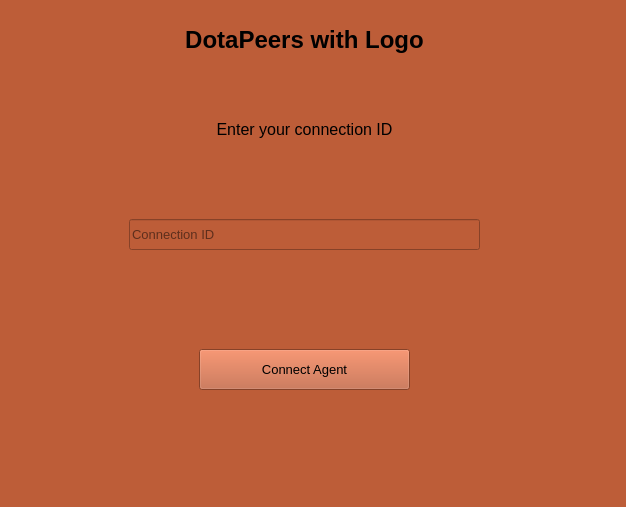
<?xml version="1.0" encoding="UTF-8"?>
<ui version="4.0">
 <class>mainWindow</class>
 <widget class="QMainWindow" name="mainWindow">
  <property name="geometry">
   <rect>
    <x>0</x>
    <y>0</y>
    <width>626</width>
    <height>507</height>
   </rect>
  </property>
  <property name="sizePolicy">
   <sizepolicy hsizetype="Maximum" vsizetype="Maximum">
    <horstretch>0</horstretch>
    <verstretch>0</verstretch>
   </sizepolicy>
  </property>
  <property name="windowTitle">
   <string>DotaPeers</string>
  </property>
  <property name="windowIcon">
   <iconset>
    <normaloff>../../dp-server/static/img/dotalogo.png</normaloff>../../dp-server/static/img/dotalogo.png</iconset>
  </property>
  <property name="styleSheet">
   <string notr="true">background-color: rgb(189, 93, 56);</string>
  </property>
  <widget class="QWidget" name="centralwidget">
   <widget class="QStackedWidget" name="stackedWidget">
    <property name="geometry">
     <rect>
      <x>9</x>
      <y>9</y>
      <width>601</width>
      <height>481</height>
     </rect>
    </property>
    <property name="sizePolicy">
     <sizepolicy hsizetype="Fixed" vsizetype="Fixed">
      <horstretch>0</horstretch>
      <verstretch>0</verstretch>
     </sizepolicy>
    </property>
    <property name="currentIndex">
     <number>0</number>
    </property>
    <widget class="QWidget" name="page1">
     <widget class="QPushButton" name="connectButton">
      <property name="geometry">
       <rect>
        <x>190</x>
        <y>340</y>
        <width>211</width>
        <height>41</height>
       </rect>
      </property>
      <property name="font">
       <font>
        <pointsize>10</pointsize>
       </font>
      </property>
      <property name="text">
       <string>Connect Agent</string>
      </property>
      <property name="flat">
       <bool>false</bool>
      </property>
     </widget>
     <widget class="QLabel" name="infoLabel">
      <property name="geometry">
       <rect>
        <x>110</x>
        <y>90</y>
        <width>371</width>
        <height>61</height>
       </rect>
      </property>
      <property name="font">
       <font>
        <pointsize>12</pointsize>
       </font>
      </property>
      <property name="text">
       <string>Enter your connection ID</string>
      </property>
      <property name="alignment">
       <set>Qt::AlignCenter</set>
      </property>
     </widget>
     <widget class="QLineEdit" name="idEdit">
      <property name="enabled">
       <bool>true</bool>
      </property>
      <property name="geometry">
       <rect>
        <x>120</x>
        <y>210</y>
        <width>351</width>
        <height>31</height>
       </rect>
      </property>
      <property name="font">
       <font>
        <pointsize>10</pointsize>
       </font>
      </property>
      <property name="toolTip">
       <string/>
      </property>
      <property name="statusTip">
       <string/>
      </property>
      <property name="styleSheet">
       <string notr="true">border-color: rgb(54, 54, 54);</string>
      </property>
      <property name="inputMask">
       <string extracomment="Connection ID"/>
      </property>
      <property name="text">
       <string/>
      </property>
      <property name="frame">
       <bool>true</bool>
      </property>
      <property name="placeholderText">
       <string>Connection ID</string>
      </property>
     </widget>
     <widget class="QLabel" name="headerLabel">
      <property name="geometry">
       <rect>
        <x>0</x>
        <y>0</y>
        <width>591</width>
        <height>61</height>
       </rect>
      </property>
      <property name="font">
       <font>
        <family>Segoe UI</family>
        <pointsize>18</pointsize>
        <weight>75</weight>
        <bold>true</bold>
       </font>
      </property>
      <property name="text">
       <string>DotaPeers with Logo</string>
      </property>
      <property name="alignment">
       <set>Qt::AlignCenter</set>
      </property>
     </widget>
     <widget class="QLabel" name="errorLabel">
      <property name="geometry">
       <rect>
        <x>120</x>
        <y>189</y>
        <width>351</width>
        <height>21</height>
       </rect>
      </property>
      <property name="font">
       <font>
        <pointsize>10</pointsize>
        <weight>50</weight>
        <bold>false</bold>
       </font>
      </property>
      <property name="styleSheet">
       <string notr="true">color: rgb(170, 0, 0);</string>
      </property>
      <property name="text">
       <string/>
      </property>
     </widget>
    </widget>
    <widget class="QWidget" name="page2">
     <widget class="QLabel" name="headerLabel_2">
      <property name="geometry">
       <rect>
        <x>10</x>
        <y>10</y>
        <width>591</width>
        <height>61</height>
       </rect>
      </property>
      <property name="font">
       <font>
        <pointsize>16</pointsize>
       </font>
      </property>
      <property name="text">
       <string>DotaPeers with Logo</string>
      </property>
      <property name="alignment">
       <set>Qt::AlignCenter</set>
      </property>
     </widget>
     <widget class="QTextBrowser" name="textBrowser">
      <property name="geometry">
       <rect>
        <x>70</x>
        <y>120</y>
        <width>471</width>
        <height>341</height>
       </rect>
      </property>
      <property name="font">
       <font>
        <pointsize>10</pointsize>
       </font>
      </property>
      <property name="sizeAdjustPolicy">
       <enum>QAbstractScrollArea::AdjustToContentsOnFirstShow</enum>
      </property>
     </widget>
     <widget class="QLabel" name="logLabel">
      <property name="geometry">
       <rect>
        <x>70</x>
        <y>90</y>
        <width>471</width>
        <height>21</height>
       </rect>
      </property>
      <property name="font">
       <font>
        <pointsize>10</pointsize>
       </font>
      </property>
      <property name="text">
       <string>Log</string>
      </property>
     </widget>
    </widget>
   </widget>
  </widget>
  <widget class="QStatusBar" name="statusbar"/>
 </widget>
 <resources/>
 <connections/>
</ui>
